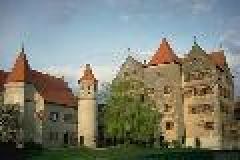
#> input picture TP1/Atelier_1/ImageRequete.jpg, 120 x 80 px (shown 2 times larger)
$ python gray.py   (older library calls are emulated)
#> lines starting #> are read from the running program, lines starting #| are printed output that depends on the picture
### TP1/Atelier_1/pyimagesearch/colordescriptor.py
# import the necessary packages
import numpy as np
import cv2
import imutils

class ColorDescriptor:
	def __init__(self, bins):
		# store the number of bins for the 3D histogram
		self.bins = bins

	def describe(self, image):
		# convert the image to the HSV color space and initialize
		# the features used to quantify the image
		image = cv2.cvtColor(image, cv2.COLOR_BGR2HSV)
		features = []

		# grab the dimensions and compute the center of the image
		(h, w) = image.shape[:2]
		(cX, cY) = (int(w * 0.5), int(h * 0.5))

		# divide the image into four rectangles/segments (top-left,
		# top-right, bottom-right, bottom-left)
		segments = [(0, cX, 0, cY), (cX, w, 0, cY), (cX, w, cY, h),
			(0, cX, cY, h)]

		# construct an elliptical mask representing the center of the
		# image
		(axesX, axesY) = (int(w * 0.75) // 2, int(h * 0.75) // 2)
		ellipMask = np.zeros(image.shape[:2], dtype = "uint8")
		cv2.ellipse(ellipMask, (cX, cY), (axesX, axesY), 0, 0, 360, 255, -1)

		# loop over the segments
		for (startX, endX, startY, endY) in segments:
			# construct a mask for each corner of the image, subtracting
			# the elliptical center from it
			cornerMask = np.zeros(image.shape[:2], dtype = "uint8")
			cv2.rectangle(cornerMask, (startX, startY), (endX, endY), 255, -1)
			cornerMask = cv2.subtract(cornerMask, ellipMask)

			# extract a color histogram from the image, then update the
			# feature vector
			hist = self.histogram(image, cornerMask)
			features.extend(hist)

		# extract a color histogram from the elliptical region and
		# update the feature vector
		hist = self.histogram(image, ellipMask)
		features.extend(hist)

		# return the feature vector
		return features

	# [16 lines left out: function histogram, not called in this run]

### TP1/Atelier_1/gray.py
# -*- coding: utf-8 -*-
"""
Created on Thu Oct  3 13:57:01 2019

@author: user
"""
from pyimagesearch.colordescriptor import ColorDescriptor
import pandas as pd

import numpy as np
import csv
import cv2
import glob
import matplotlib.pyplot as plt
from skimage.io import imread, imshow

image = imread('ImageRequete.jpg', as_gray=True)
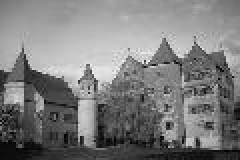
#> image: shape (80, 120) float64 (shown 2 times larger); min 0.000833, max 0.957, mean 0.49
imshow(image)

# initialize the color descriptor
cd = ColorDescriptor((8, 12, 3))

print("la taile image ",image.size)
#| la taile image  9600
print("shape img",image.shape)
#| shape img (80, 120)

#checking image shape
image.shape, image
features = np.reshape(image, (80*120))
#> features = 9600 values, max 0.957 at index 3661, min 0.000833 at index 8888, mean 0.49

features.shape, features
print ("vector shape",features)
#> (printed output is left out)
print("feature shape",features.shape)
#| feature shape (9600,)

T=[]
output = open("mellahi12.csv", "w+")

for imagePath in glob.glob("DataSet" + "/*.jpg"):
    # extract the image ID (i.e. the unique filename) from the image
	# path and load the image itself
	T.append( imagePath[imagePath.rfind("/")+1: ])


for i in T:

    image = imread(i, as_gray=True)
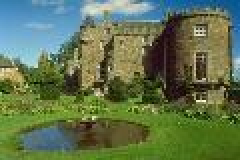
#> input picture TP1/Atelier_1/DataSet/382006.jpg, 120 x 80 px, found by its file name (shown 2 times larger)
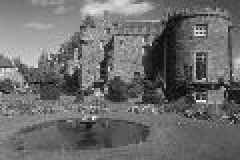
#> image: shape (80, 120) float64 (shown 2 times larger); min 0.0112, max 0.985, mean 0.427
    imshow(image)
    #checking image shape
    image.shape, image
#> (the run stopped early here; a loop or call above may not have finished)
